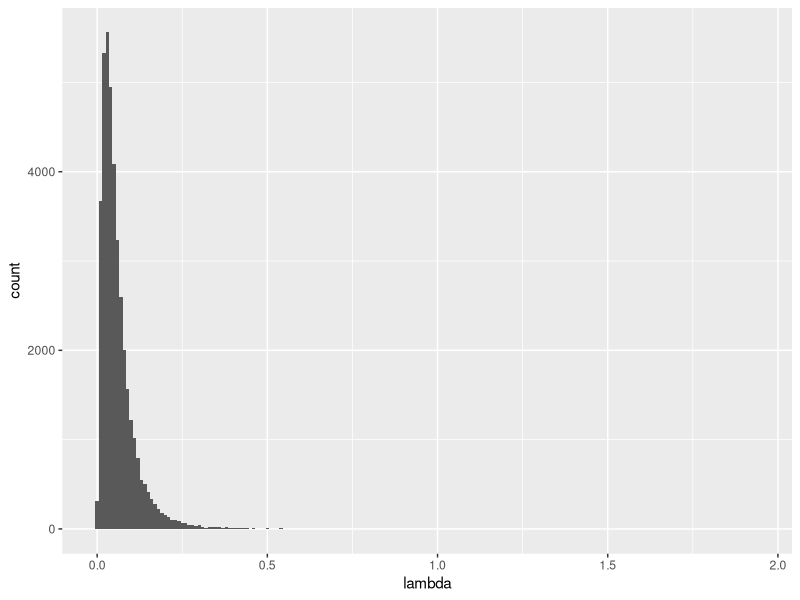
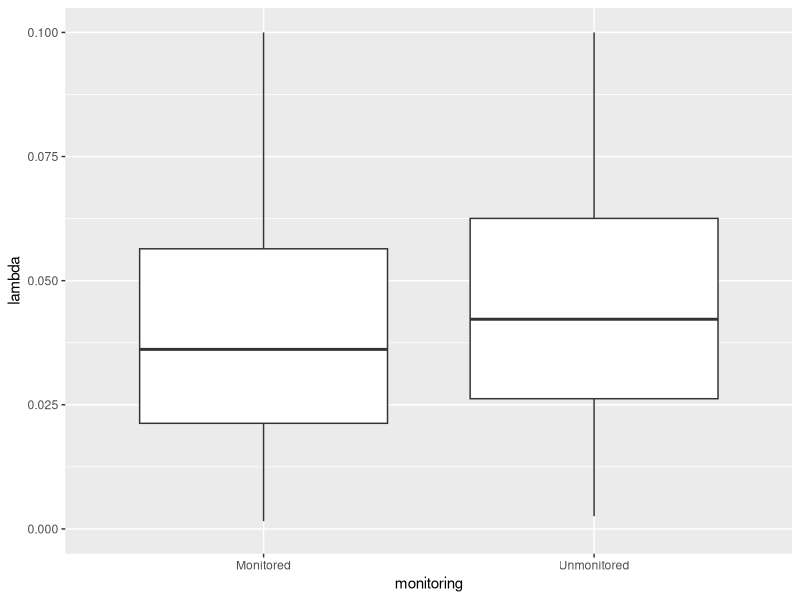
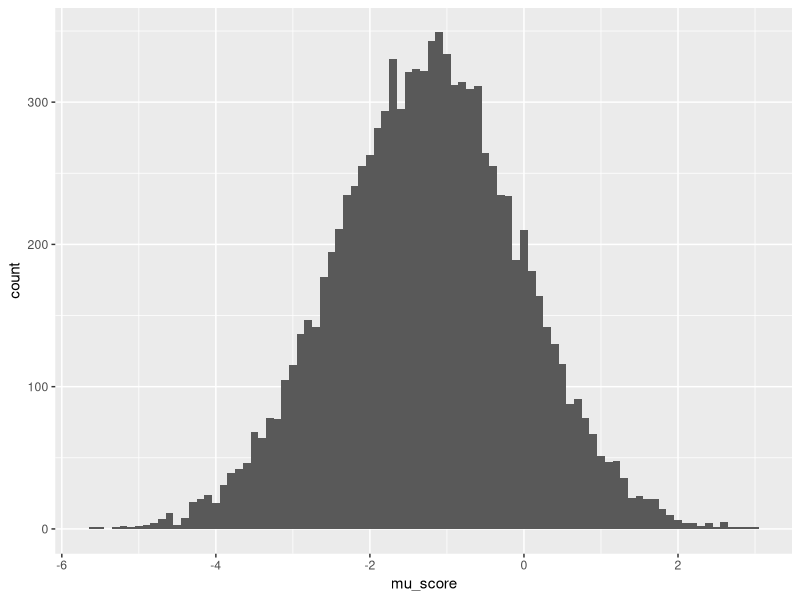
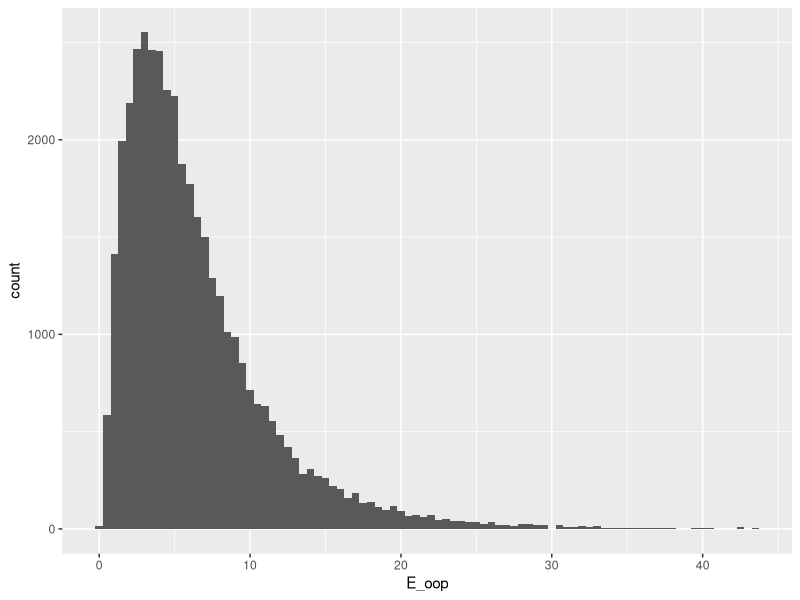
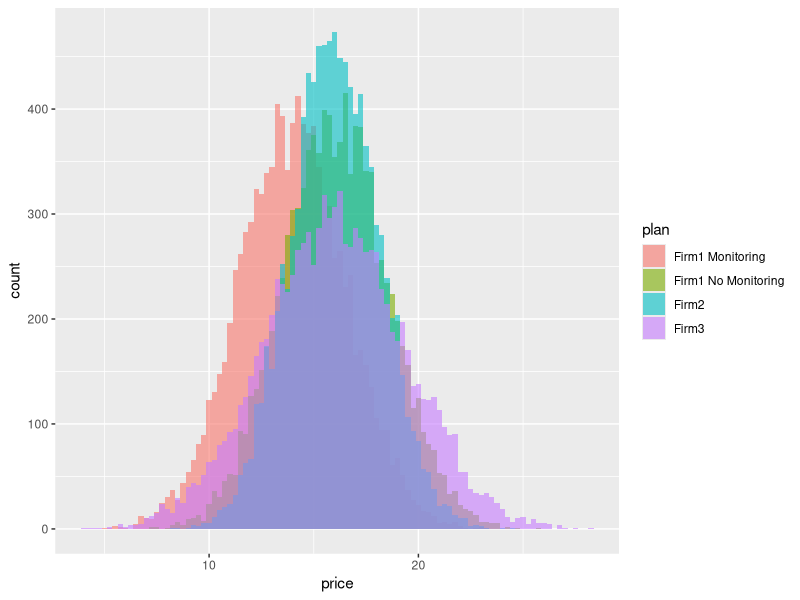
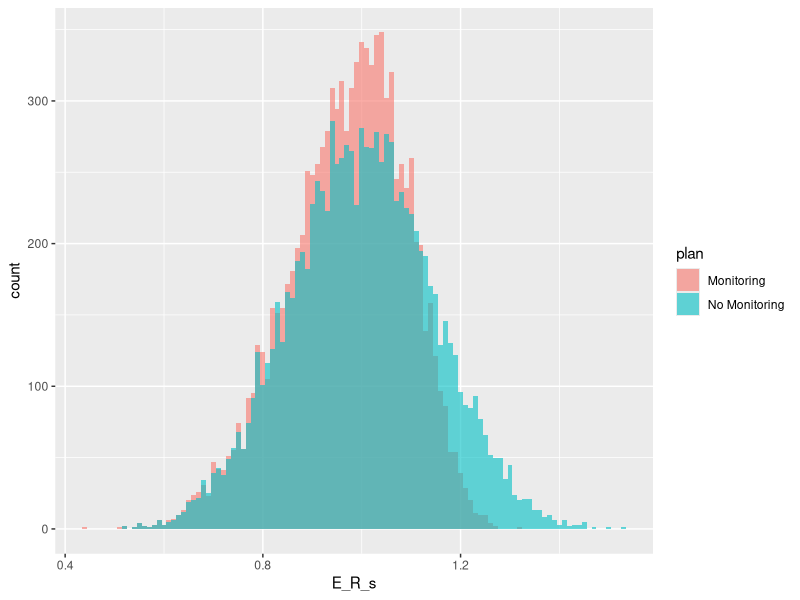
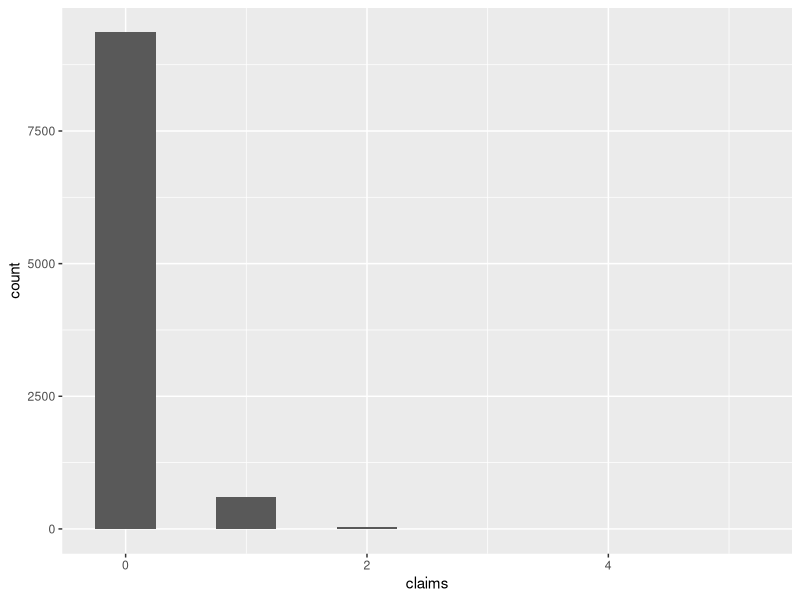
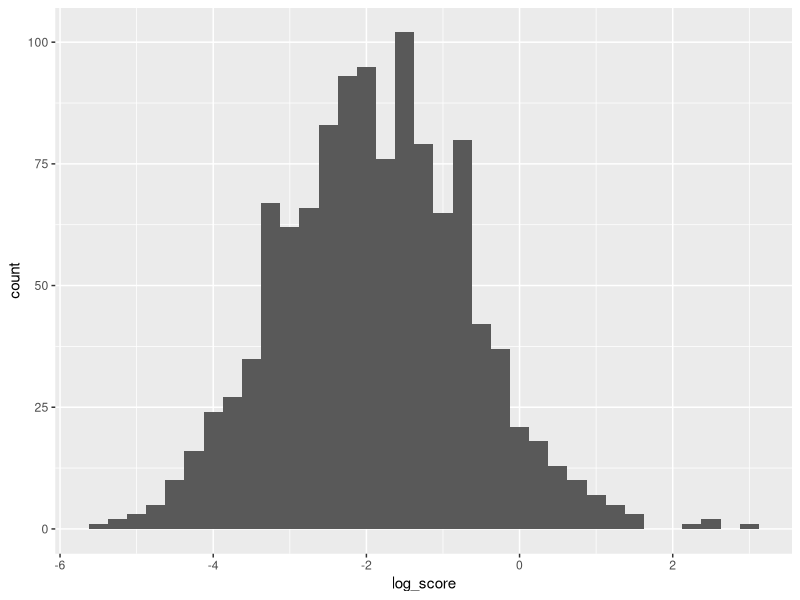

Write R code to recreate these figures, in order. (Note: this script raises an error after producing the figures.)
## ---- chunk 1
knitr::opts_chunk$set(echo = TRUE, eval = TRUE, cache = FALSE)
library(bookdown)
library(magrittr)
library(tidyverse)
library(MASS)
## ---- chunk 2
rm(list = ls())

N <- 10^4
T <- 1
D <- 4

# set the seed
set.seed(1)

## True Parameters
sigma_lambda <- 0.1
theta_lambda <- c(-3, -0.5, 1, -1, 1, -0.5)

## Covariates
mu_x_t0 <- rep(0, 4)
mu_x_t1 <- rep(0, 4)
sigma_x <- diag(0.25, 4)

X_t0 <- mvrnorm(N, mu_x_t0, sigma_x)
X_t1 <- 0.5*X_t0 + 0.5*mvrnorm(N, mu_x_t1, sigma_x)

X <- X_t0 %>% 
  rbind(X_t0) %>% 
  rbind(X_t1) %>% 
  rbind(X_t1)

colnames(X) <- c(paste("x", 1:4, sep = "_"))

X_lambda <- expand.grid(i = 1:N, m = 0:1, t = 0:1) %>% 
  tibble::as_tibble() %>% 
  cbind(X)

## mu_lambda
mu_lambda <- X_lambda %>% 
  dplyr::mutate(mu_lambda = theta_lambda[1]
                + theta_lambda[2]*x_1 + theta_lambda[3]*x_2
                + theta_lambda[4]*x_3 + theta_lambda[5]*x_4
                + theta_lambda[6]*ifelse(m == 1 & t == 0, 1, 0))

## epsilon_lambda
epsilon_lambda <- expand.grid(i = 1:N) %>% 
  tibble::as_tibble() %>% 
  dplyr::mutate(epsilon_lambda = rnorm(N, 0, sigma_lambda))

## lambda
lambda <- mu_lambda %>% 
  dplyr::left_join(epsilon_lambda, by = c("i")) %>% 
  dplyr::mutate(lambda = exp(mu_lambda + epsilon_lambda))

## ---- chunk 3
## Visualize 
g_lambda <- lambda %>% 
  ggplot(aes(x = lambda)) + 
  geom_histogram(binwidth = 0.01)

plot(g_lambda)
## ---- chunk 4
## Visualize lambda and monitoring opt-in
g_lambda_monitoring <- lambda %>% 
  dplyr::mutate(monitoring = ifelse(m == 1, "Monitored", "Unmonitored")) %>% 
  ggplot(aes(x = monitoring, y = lambda)) + 
  geom_boxplot() + 
  scale_y_continuous(limits=c(0, 0.1))

plot(g_lambda_monitoring)
## ---- chunk 5
## Generate expectations of score
theta_score <- c(-3, -0.5, 2, 1)
sigma_score <- 0.25

score <- lambda %>% 
  dplyr::filter(t == 0, m == 1) %>% 
  dplyr::mutate(mu_score = theta_score[1] + theta_score[2]*log(lambda)
                + theta_score[3]*x_1 + theta_score[4]*x_2,
                E_score = exp(mu_score + sigma_score^2 / 2)) %>% 
  dplyr::select(i, m, t, mu_score, E_score)

## Visualize Score
g_mu_score <- score %>% 
  ggplot(aes(x = mu_score)) + 
  geom_histogram(binwidth = 0.1)

plot(g_mu_score)
## ---- chunk 6
## Expectation of Out-of-Pocket
policy_limit <- 1000
l0 <- 500
a_l <- 2.5

oop <- lambda %>% 
  dplyr::mutate(prob_C1 = lambda * exp(-lambda),
                E_oop = prob_C1 * (l0^(a_l)/(a_l - 1))*policy_limit^(-a_l + 1)) %>% 
  dplyr::select(i, m, t, E_oop)

## Visualize OOP
g_oop <- oop %>% 
  ggplot(aes(x = E_oop)) + 
  geom_histogram(binwidth = 0.5)

plot(g_oop)

## ---- chunk 7

price_par_t0_d1 <- c(15, 3, 2, 3, -2)
price_par_t0_d2 <- c(15, 3, 2, 3, -2)
price_par_t0_d3 <- c(15, 1, 3, 2, -2)
price_par_t0_d4 <- c(15, 4, 5, 1, -2)

price_gen_d <- function(choice_t0, D, price_par_t0){
  output <- choice_t0 %>% 
    dplyr::filter(d == D) %>% 
    dplyr::mutate(price = 
                    price_par_t0[1] +
                    price_par_t0[2]*x_1 + 
                    price_par_t0[3]*x_2 + 
                    price_par_t0[4]*x_3 +
                    price_par_t0[5]*m +
                    rnorm(N, 1, 1)) %>% 
    dplyr::select(i, d, t, m, f, price)
}

## Generate Price
price_gen_t0 <- function(choice_t0,
                         price_par_t0_d1, price_par_t0_d2,
                         price_par_t0_d3, price_par_t0_d4){
  
  price <- price_gen_d(choice_t0, 1, price_par_t0_d1) %>% 
    rbind(price_gen_d(choice_t0, 2, price_par_t0_d2)) %>% 
    rbind(price_gen_d(choice_t0, 3, price_par_t0_d3)) %>% 
    rbind(price_gen_d(choice_t0, 4, price_par_t0_d4))
  
  output <- choice_t0 %>% 
    dplyr::left_join(price, by = c("i", "d", "t", "m", "f"))
  
  return(output) 
}

## Generate Prior Firm

prior_firm_t0 <- expand.grid(i = 1:N) %>% 
  tibble::as_tibble() %>% 
  dplyr::mutate(prior_firm = sample(1:4, size = N, replace = T, prob = c(0, 0.4, 0.35, 0.25)))


## True Parameters
### Inertia

eta_f <- c(5, 1, 2, 2)
xi <- c(1, -2.5)

### Renewal Price
alpha_m0 <- c(20, 5, 3)
alpha_m1 <- c(20, 5, 3, -1)
beta <- 20


## Generate Choice

choice_t0 <- expand.grid(i = 1:N, d = 1:D, t = 0) %>% 
  tibble::as_tibble() %>% 
  dplyr::mutate(m = ifelse(d == 1, 1, 0),
                f = dplyr::case_when(
                  d <= 2 ~ 1,
                  d == 3 ~ 2,
                  d == 4 ~ 3)) %>% 
  dplyr::left_join(lambda, by = c("i", "m", "t")) %>% 
  dplyr::left_join(score, by = c("i", "m", "t")) %>% 
  dplyr::left_join(oop, by = c("i", "m", "t")) %>% 
  price_gen_t0(price_par_t0_d1, price_par_t0_d2, price_par_t0_d3, price_par_t0_d4) %>% 
  dplyr::left_join(prior_firm_t0, by = c("i")) %>% 
  dplyr::mutate(inertia = eta_f[1] + eta_f[2]*x_1 + eta_f[3]*x_2 + eta_f[4]*x_3,
                monitoring_disutility = xi[1] + xi[2]*log(lambda),
                demand_friction = ifelse(d == prior_firm, 0, inertia) + 
                  ifelse(d == 1, monitoring_disutility, 0)) %>% 
  dplyr::mutate(E_R_s = ifelse(m == 0, 
                           (alpha_m0[1] + alpha_m0[2]*x_1 + alpha_m0[3]*x_2) / beta,
                           (alpha_m1[1] + alpha_m1[2]*x_1 + alpha_m1[3]*x_2 + alpha_m1[4]*E_score) / beta),
                E_R_C = 0.98 * exp(-lambda) + 1.2 * (1 - exp(-lambda)),
                E_renewal_price = price * E_R_s * E_R_C) %>% 
  dplyr::mutate(h = - price - demand_friction - E_oop - E_renewal_price)

# draw idiosyncratic shocks
e_t0 <- evd::rgev(dim(choice_t0)[1])

choice_t0 <- cbind(choice_t0, e_t0) %>% 
  dplyr::mutate(u = h + e_t0) %>% 
  dplyr::group_by(i, t) %>% 
  dplyr::mutate(choice = ifelse(u == max(u), 1, 0)) %>% 
  dplyr::ungroup()

summary(choice_t0)

summarize_choice <- choice_t0 %>% 
  dplyr::group_by(d) %>% 
  dplyr::summarise(share = mean(choice))

summarize_choice
## ---- chunk 8
## Visualize Price in t = 0
g_price_t0 <- choice_t0 %>% 
  dplyr::mutate(plan = dplyr::case_when(d == 1 ~ "Firm1 Monitoring",
                                        d == 2 ~ "Firm1 No Monitoring",
                                        d == 3 ~ "Firm2",
                                        d == 4 ~ "Firm3")) %>% 
  ggplot(aes(x = price, fill = plan)) + 
  geom_histogram(position = "identity", alpha = 0.6, binwidth = 0.25)

plot(g_price_t0)

## ---- chunk 9
## Visualize E_R_s in t = 0
g_E_R_s_t0 <- choice_t0 %>% 
  dplyr::filter(f == 1) %>% 
  dplyr::mutate(plan = dplyr::case_when(m == 1 ~ "Monitoring",
                                        m == 0 ~ "No Monitoring")) %>% 
  ggplot(aes(x = E_R_s, fill = plan)) + 
  geom_histogram(position = "identity", alpha = 0.6, binwidth = 0.01)

plot(g_E_R_s_t0)

## ---- chunk 10
## Claims Count
cost_t0 <- choice_t0 %>% 
  dplyr::filter(choice == 1) %>% 
  dplyr::mutate(claims = rpois(N, lambda = lambda))

## Severity
# max_claims <- max(cost_t0$claims)
# 
# claims_mat <- matrix(rep(0, N * max_claims), nrow = N)
# severity <- matrix(l0*runif(N * max_claims)^(-1/a_l), nrow = N)
# 
# colnames(severity) <- paste("sev_", 1:max_claims, sep = "")
# 
# cost_t0 <- cbind(cost_t0, severity)

## Monitoring Score
cost_t0 <- cost_t0 %>% 
  dplyr::mutate(score = rlnorm(N, mu_score, sigma_score),
                score = ifelse(m == 1, score, 1),
                log_score = log(score)) %>% 
  dplyr::select(i, claims, matches("sev."), score, log_score)

## ---- chunk 11
## Visualize realized claims count
g_realized_claims_count <- cost_t0 %>%
  ggplot(aes(x = claims)) + 
  geom_histogram(binwidth = 0.5)

plot(g_realized_claims_count)

## ---- chunk 12
## Visualize realized score
g_realized_score <- cost_t0 %>%
  dplyr::filter(score != 1) %>% 
  ggplot(aes(x = log_score)) + 
  geom_histogram(binwidth = 0.25)

plot(g_realized_score)

## ---- chunk 13
## Prior Choice and Firm
prior_firm_t1 <- choice_t0 %>% 
  dplyr::filter(choice == 1) %>% 
  dplyr::mutate(prior_choice = d * choice,
                prior_firm = f * choice) %>% 
  dplyr::select(i, prior_choice, prior_firm)

### Prior Price
prior_price_t1 <- choice_t0 %>% 
  dplyr::left_join(prior_firm_t1, by = c("i")) %>% 
  dplyr::mutate(prior_price = price,
                flg = dplyr::case_when(prior_choice == 1 & d != 2 ~ 1,
                                       prior_choice > 1 & d != 1 ~ 1,
                                       TRUE ~ 0)) %>% 
  dplyr::filter(flg == 1) %>% 
  dplyr::select(i, f, prior_price) %>% 
  dplyr::arrange(i)

## Choice in t = 1
choice_t1 <- expand.grid(i = 1:N, d = 1:(D - 1), t = 1) %>% 
  tibble::as_tibble() %>% 
  dplyr::mutate(m = 0,
                f = d) %>% 
  dplyr::left_join(prior_firm_t1, by = c("i")) %>% 
  dplyr::left_join(prior_price_t1, by = c("i", "f")) %>% 
  dplyr::left_join(lambda, by = c("i", "m", "t")) %>% 
  dplyr::left_join(oop, by = c("i", "m", "t")) %>% 
  dplyr::left_join(cost_t0, by = c("i")) %>% 
  dplyr::mutate(gamma_alpha = ifelse(score == 1,
                                     alpha_m0[1] + alpha_m0[2]*x_1 + alpha_m0[3]*x_2,
                                     alpha_m1[1] + alpha_m1[2]*x_1 + alpha_m1[3]*x_2 + alpha_m1[4]*score)) %>% 
  dplyr::mutate(R_s = rgamma(N * (D - 1), gamma_alpha, beta),
                R_C = ifelse(claims == 0, 0.98, 1.2),
                price = prior_price * R_s * R_C) %>% 
  dplyr::mutate(inertia = eta_f[1] + eta_f[2]*x_1 + eta_f[3]*x_2 + eta_f[4]*x_3,
                demand_friction = ifelse(d == prior_firm, 0, inertia)) %>%   
  dplyr::mutate(E_R_s = ifelse(m == 0, 
                           (alpha_m0[1] + alpha_m0[2]*x_1 + alpha_m0[3]*x_2) / beta,
                           (alpha_m1[1] + alpha_m1[2]*x_1 + alpha_m1[3]*x_2 + alpha_m1[4]*E_score) / beta),
                E_R_C = 0.98 * exp(-lambda) + 1.2 * (1 - exp(-lambda)),
                E_renewal_price = price * E_R_s * E_R_C) %>% 
  dplyr::mutate(h = - price - demand_friction - E_oop - E_renewal_price) %>% 
  dplyr::arrange(i)

# draw idiosyncratic shocks
e_t1 <- evd::rgev(dim(choice_t1)[1])

choice_t1 <- cbind(choice_t1, e_t1) %>% 
  dplyr::mutate(u = h + e_t1) %>% 
  dplyr::group_by(i, t) %>% 
  dplyr::mutate(choice = ifelse(u == max(u), 1, 0)) %>% 
  dplyr::ungroup()

summary(choice_t1)

summarize_choice_t1 <- choice_t1 %>% 
  dplyr::group_by(d) %>% 
  dplyr::summarise(share = mean(choice))

summarize_choice_t1
## ---- chunk 14
## Visualize Price in t = 1
g_price_t1 <- choice_t1 %>% 
  dplyr::mutate(plan = dplyr::case_when(d == 1 ~ "Firm1",
                                        d == 2 ~ "Firm2",
                                        d == 3 ~ "Firm3"),
                prior_plan = dplyr::case_when(prior_choice == 1 ~ "Firm1 Monitoring",
                                              prior_choice == 2 ~ "Firm1 No Monitoring",
                                              prior_choice == 3 ~ "Firm2",
                                              prior_choice == 4 ~ "Firm3")) %>% 
  ggplot(aes(x = price, fill = prior_plan)) + 
  geom_histogram(position = "identity", alpha = 0.6, binwidth = 0.25)

plot(g_price_t1)

## ---- chunk 15
## Visualize Realized R_s in t = 1
g_R_s_t1 <- choice_t1 %>% 
  dplyr::mutate(plan = dplyr::case_when(d == 1 ~ "Firm1",
                                        d == 2 ~ "Firm2",
                                        d == 3 ~ "Firm3"),
                prior_plan = dplyr::case_when(prior_choice == 1 ~ "Firm1 Monitoring",
                                              prior_choice == 2 ~ "Firm1 No Monitoring",
                                              prior_choice == 3 ~ "Firm2",
                                              prior_choice == 4 ~ "Firm3")) %>% 
  ggplot(aes(x = R_s, fill = prior_plan)) + 
  geom_histogram(position = "identity", alpha = 0.4, binwidth = 0.025)

plot(g_R_s_t1)

## ---- chunk 16

df_t0 <- choice_t0 %>% 
  dplyr::select(i, d, t, m, f, x_1, x_2, x_3, x_4, price, prior_firm, choice)
df_t1 <- choice_t1 %>% 
  dplyr::select(i, d, t, m, f, x_1, x_2, x_3, x_4, price, prior_firm, choice, claims, score, R_s, R_C)

df <- dplyr::bind_rows(df_t0, df_t1) %>% 
  dplyr::arrange(t, i, d)

## ---- chunk 17

## Generate Lambda

gen_lambda <- function(df, cost_par, R){
  # Parameters
  theta_lambda <- cost_par[1:6]
  sigma_lambda <- cost_par[7]
  
  # Generate mu_lambda
  output <- df %>% 
    dplyr::mutate(mu_lambda = theta_lambda[1]
                  + theta_lambda[2]*x_1 + theta_lambda[3]*x_2
                  + theta_lambda[4]*x_3 + theta_lambda[5]*x_4
                  + theta_lambda[6]*ifelse(m == 1 & t == 0, 1, 0))
  
  # Generate epsilon_lambda (draw R times)
  epsilon_lambda <- matrix(rnorm(N * R, 0, sigma_lambda), nrow = N)
  colnames(epsilon_lambda) <- c(paste("lambda", 1:R, sep = "_"))
  
  epsilon_lambda <- data.frame(expand_grid(i = 1:N), epsilon_lambda) %>% 
    tibble::as_tibble()

  ## lambda
  output <- output %>%
    dplyr::left_join(epsilon_lambda, by = c("i")) %>%
    dplyr::mutate_at(.vars = vars(starts_with("lambda")),
                     .funs = ~ exp(mu_lambda + .)) %>% 
    dplyr::select(-mu_lambda)
 
  return(output)
}

# Log-likelihood for Choice Probability

LL_choice <- function(df, theta, cost_par, lambda){
  # Parameters
  eta_f <- theta[1:4]
  xi <- theta[5:6]
  alpha_m0 <- theta[7:9]
  alpha_m1 <- theta[10:13]
  beta <- theta[14]
  
  # Cost Parameters
  theta_score <- cost_par[8:11]
  sigma_score <- cost_par[12]
  l0 <- cost_par[13]
  a_l <- cost_par[14]
  
  ## Lambda
  lambda <- lambda
  
  # Price
  price <- df$price * matrix(rep(1, dim(df)[1] * R), nrow = dim(df)[1])
  colnames(price) <- c(paste("price", 1:R, sep = "_"))
  
  price <- data.frame(price) %>% 
    tibble::as_tibble()  
  
  # Generate Demand Friction
  demand_friction <- lambda %>% 
    dplyr::mutate_at(vars(starts_with("lambda")),
                     funs(ifelse(d == prior_firm, 
                                 0,  
                                 eta_f[1] + eta_f[2]*x_1 + eta_f[3]*x_2 + eta_f[4]*x_3) 
                          + ifelse(d == 1 & t == 0, 
                                   xi[1] + xi[2]*log(.), 
                                   0))) %>% 
    dplyr::rename_with(\(x) str_replace(x, "lambda", "demand_friction"), 
                       starts_with("lambda")) %>% 
    dplyr::select(matches("demand_friction"))
  
  # Generate E_score
  E_score <- lambda %>% 
    dplyr::mutate_at(vars(starts_with("lambda")),
                     funs(ifelse(t == 0 & m == 1,
                                 exp(theta_score[1] + theta_score[2]*log(.)
                                     + theta_score[3]*x_1 + theta_score[4]*x_2
                                     + sigma_score^2 / 2),
                                 0))) %>% 
    dplyr::rename_with(\(x) str_replace(x, "lambda", "E_score"), 
                       starts_with("lambda"))
  
  # Generate E_oop
  E_oop <- lambda %>% 
    dplyr::mutate_at(vars(starts_with("lambda")),
                     funs(.*exp(-.)*(l0^(a_l)/(a_l - 1))*policy_limit^(-a_l + 1))) %>% 
    dplyr::rename_with(\(x) str_replace(x, "lambda", "E_oop"), 
                       starts_with("lambda")) %>% 
    dplyr::select(matches("E_oop"))

  # Generate E_R_s
  E_R_s <- E_score %>% 
    dplyr::mutate_at(vars(starts_with("E_score")),
                     funs(ifelse(t == 0 & m == 1,
                                 (alpha_m1[1] + alpha_m1[2]*x_1 + alpha_m1[3]*x_2 + alpha_m1[4]*.) / beta,
                                 (alpha_m0[1] + alpha_m0[2]*x_1 + alpha_m0[3]*x_2) / beta))) %>% 
    dplyr::rename_with(\(x) str_replace(x, "E_score", "E_R_s"), 
                       starts_with("E_score")) %>% 
    dplyr::select(matches("E_R_s"))

  # Generate E_R_C
  E_R_C <- lambda %>% 
    dplyr::mutate_at(vars(starts_with("lambda")),
                     funs(0.98 * exp(-.) + 1.2 * (1 - exp(-.)))) %>% 
    dplyr::rename_with(\(x) str_replace(x, "lambda", "E_R_C"), 
                       starts_with("lambda")) %>% 
    dplyr::select(matches("E_R_C"))
  
  # Calculate E_h
  E_h <- - price - demand_friction - E_oop - E_R_s * E_R_C * price
  E_h <- E_h %>% 
    dplyr::rename_with(\(x) str_replace(x, "price", "E_h"), 
                       starts_with("price"))
  
  # Calculate v
  ## Note that now we ignore the second term of v and thus v = E_h
  v <- E_h  %>% 
    dplyr::rename_with(\(x) str_replace(x, "E_h", "v"), 
                       starts_with("E_h"))
  
  ## Calculate Choice Probability
  choice_probability <- df %>% 
    dplyr::bind_cols(v) %>% 
    dplyr::group_by(i, t) %>% 
    dplyr::mutate_at(vars(starts_with("v")),
                     funs(exp(.) / sum(exp(.)))) %>% 
    dplyr::ungroup() %>% 
    dplyr::rename_with(\(x) str_replace(x, "v", "choice_probability"), 
                       starts_with("v"))
  
  ## Calculate Log-likelihood
  LL_choice <- choice_probability %>% 
    dplyr::mutate_at(vars(starts_with("choice_probability")),
                     funs(choice * log(.))) %>% 
    dplyr::summarise_at(vars(starts_with("choice_probability")),
                        funs(sum(.)))
  
  LL_choice <- as.matrix(LL_choice) %>% 
    apply(1, mean)
  
  # Output
  output <- LL_choice
  
  return(output)
}

# Log-likelihood for Renewal Price

LL_renewal_price <- function(df, theta, cost_par, lambda){
  # Parameters
  alpha_m0 <- theta[7:9]
  alpha_m1 <- theta[10:13]
  beta <- theta[14]
  
  # Generate log-likelihood of R_s
  ## In the paper, we assume away uncertainty in s
  R_s <- df %>% 
    dplyr::filter(t == 1) %>% 
    dplyr::mutate(gamma_alpha = ifelse(score == 1,
                                       alpha_m0[1] + alpha_m0[2]*x_1 + alpha_m0[3]*x_2,
                                       alpha_m1[1] + alpha_m1[2]*x_1 + alpha_m1[3]*x_2 + alpha_m1[4]*score),
                  LL_gamma = log(((beta^gamma_alpha)/gamma(gamma_alpha)) * R_s^(gamma_alpha - 1) * exp(-beta * R_s)))
  
  LL_R_s <- sum(R_s$LL_gamma)
  
  ## 作ったが、Choice Modelの推定においては不要
  # Generate log-likelihood of R_C
  ## We first match lambda in t = 0, since claim surcharge is resulted from lambda in t = 0
  
  # lambda_t0 <- lambda %>% 
  #   dplyr::filter(t == 0, f == 1) %>% 
  #   dplyr::select(i, m, matches("lambda"))
  # 
  # R_C <- df %>% 
  #   dplyr::filter(t == 1) %>% 
  #   dplyr::mutate(m = ifelse(score == 1, 0, 1)) %>% 
  #   dplyr::left_join(lambda_t0, by = c("i", "m")) %>% 
  #   dplyr::mutate_at(vars(starts_with("lambda")),
  #                    funs((exp(-.)^(R_C == 0.98)) * (1 - exp(-.)^(R_C == 1.2)))) %>% 
  #   dplyr::rename_with(\(x) str_replace(x, "lambda", "LL_surcharge"), 
  #                      starts_with("lambda")) %>% 
  #   dplyr::summarise_at(vars(starts_with("LL_surcharge")),
  #                       funs(sum(.)))
  # 
  # LL_R_C <- as.matrix(R_C) %>% 
  #   apply(1, mean)
  
  output <- LL_R_s
  
  return(output)
}


## Simulated Log-likelihood

SLL <- function(df, theta, cost_par, lambda){
  ## Choice Probability
  LL_choice <- LL_choice(df, theta, cost_par, lambda)
  
  ## Renewal Price
  LL_renewal_price <- LL_renewal_price(df, theta, cost_par, lambda)
  
  ## Output
  output <- (-1) * (LL_choice + LL_renewal_price)
  # print(output)
  
  return(output)
}

## ---- chunk 18
# Cost Parameters
cost_par <- 0
cost_par[1:6] <- theta_lambda
cost_par[7] <- sigma_lambda
cost_par[8:11] <- theta_score
cost_par[12] <- sigma_score
cost_par[13] <- l0
cost_par[14] <- a_l

# Choice Parameters
theta <- 0
theta[1:4] <- eta_f
theta[5:6] <- xi
theta[7:9] <- alpha_m0
theta[10:13] <- alpha_m1
theta[14] <- beta

# Generate lambda
R <- 50
lambda <- gen_lambda(df, cost_par, R)

## Initial Value
x0 <- rep(1, length(theta))
x0[7] <- 25
x0[10] <- 25
x0[14] <- 25
# x0 <- theta * 0.8

## Optimization
res <- optim(par = x0,
             fn = SLL, 
             method = "Nelder-Mead",
             df = df, 
             cost_par = cost_par, 
             lambda = lambda)
  
theta_est <- res$par

## ---- chunk 19

table <- cbind(theta, theta_est)
table <- format(round(table, 2), 2)
colnames(table) <- c("true", "estimates")
rownames(table) <- c("eta_f", "", "", "", 
                     "xi", "", 
                     "alpha_m0", "", "", "", 
                     "alpha_m1", "", "", 
                     "beta")
table
